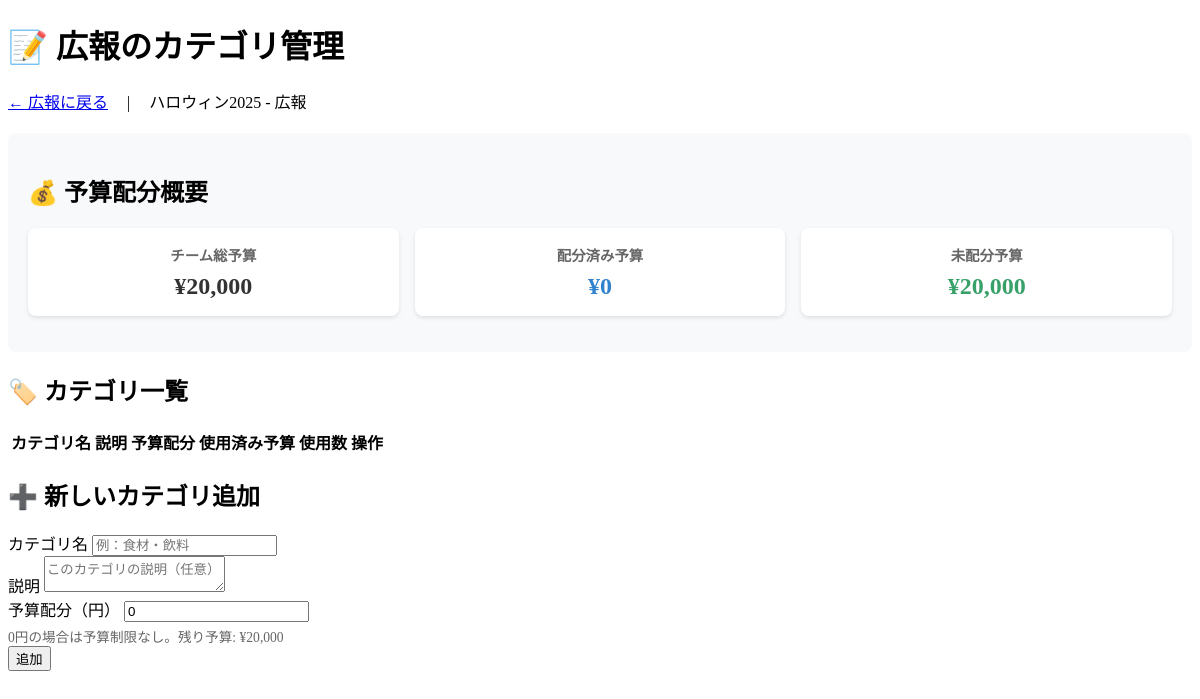
Screenshot of /purpose_categories.php?team_id=9 with the database file from the repository.
### tables this page shows
CREATE TABLE `teams` (
  `id` int NOT NULL,
  `event_id` int NOT NULL,
  `name` varchar(255) NOT NULL,
  `budget` int NOT NULL
);

CREATE TABLE `events` (
  `id` int NOT NULL,
  `name` varchar(255) NOT NULL,
  `budget` int NOT NULL,
  `slack_channel_url` varchar(255) NOT NULL
);

### purpose_categories.php (the view, shortened to what this page needs)
<?php
require_once __DIR__ . '/config/db_connect.php';
$team_id = $_GET['team_id'] ?? null;
$stmt = $pdo->prepare('SELECT t.*, e.name as event_name FROM teams t JOIN events e ON t.event_id = e.id WHERE t.id = ?');
$stmt->execute([$team_id]);
$team = $stmt->fetch();
$stmt = $pdo->prepare('SELECT COALESCE(SUM(budget_allocation), 0) as total_allocated FROM purpose_categories WHERE team_id = ? AND is_active = 1');
$stmt->execute([$team_id]);
$total_allocated = $stmt->fetchColumn();
$unallocated_budget = $team['budget'] - $total_allocated;
$edit_category = null;
?>
<!DOCTYPE html>
<html lang="ja">
<head>
    <link rel="stylesheet" href="assets/style.css">
</head>
<body>
    <div class="container">
        <div class="main-card">
            <h1 class="title">📝 <?= htmlspecialchars($team['name']) ?>のカテゴリ管理</h1>
            <div class="breadcrumb">
                <a href="team.php?team_id=<?= $team_id ?>&event_id=<?= $team['event_id'] ?>">← <?= htmlspecialchars($team['name']) ?>に戻る</a>
                <span style="margin: 0 15px;">|</span>
                <span><?= htmlspecialchars($team['event_name']) ?> - <?= htmlspecialchars($team['name']) ?></span>
            </div>
            <div class="budget-overview">
                <h2 class="subtitle">💰 予算配分概要</h2>
                <div class="budget-cards">
                    <div class="budget-card">
                        <h3>チーム総予算</h3>
                        <div class="budget-amount">¥<?= number_format($team['budget']) ?></div>
                    </div>
                    <div class="budget-card">
                        <h3>配分済み予算</h3>
                        <div class="budget-amount allocated">¥<?= number_format($total_allocated) ?></div>
                    </div>
                    <div class="budget-card">
                        <h3>未配分予算</h3>
                        <div class="budget-amount <?= $unallocated_budget < 0 ? 'over-budget' : 'available' ?>">
                            ¥<?= number_format($unallocated_budget) ?>
                        </div>
                    </div>
                </div>
            </div>
            <h2 class="subtitle">🏷️ カテゴリ一覧</h2>
            <div class="table-container">
                <table class="styled-table">
                    <thead>
                        <tr>
                            <th>カテゴリ名</th>
                            <th>説明</th>
                            <th>予算配分</th>
                            <th>使用済み予算</th>
                            <th>使用数</th>
                            <th>操作</th>
                        </tr>
                    </thead>
                </table>
            </div>
            <?php if ($edit_category): ?>
                <h2 class="subtitle">✏️ カテゴリ編集</h2>
                <form method="post" class="form">
                    <input type="hidden" name="id" value="<?= $edit_category['id'] ?>">
                    <div class="form-group">
                        <label>カテゴリ名</label>
                        <input type="text" name="name" value="<?= htmlspecialchars($edit_category['name']) ?>" required class="input">
                    </div>
                    <div class="form-group">
                        <label>説明</label>
                        <textarea name="description" class="input" rows="2"><?= htmlspecialchars($edit_category['description'] ?? '') ?></textarea>
                    </div>
                    <div class="form-group">
                        <label>予算配分（円）</label>
                        <input type="number" name="budget_allocation" value="<?= htmlspecialchars($edit_category['budget_allocation']) ?>" class="input" min="0">
                        <small class="form-help">0円の場合は予算制限なし</small>
                    </div>
                    <div class="text-right">
                        <a href="purpose_categories.php?team_id=<?= $team_id ?>" class="btn btn-outline">キャンセル</a>
                        <button type="submit" name="update_category" class="btn btn-primary">更新</button>
                    </div>
                </form>
            <?php else: ?>
                <h2 class="subtitle">➕ 新しいカテゴリ追加</h2>
                <form method="post" class="form" id="categoryForm">
                    <div class="form-group">
                        <label>カテゴリ名</label>
                        <input type="text" name="name" required class="input" placeholder="例：食材・飲料">
                    </div>
                    <div class="form-group">
                        <label>説明</label>
                        <textarea name="description" class="input" rows="2" placeholder="このカテゴリの説明（任意）"></textarea>
                    </div>
                    <div class="form-group">
                        <label>予算配分（円）</label>
                        <input type="number" name="budget_allocation" value="0" class="input" min="0">
                        <small class="form-help">0円の場合は予算制限なし。残り予算: ¥<?= number_format(max(0, $unallocated_budget)) ?></small>
                    </div>
                    <div class="text-right">
                        <button type="submit" name="add_category" class="btn btn-success" id="submitCategoryBtn">追加</button>
                    </div>
                </form>
            <?php endif; ?>
        </div>
    </div>
</body>
</html>

### purpose_categories.php (style rules this page uses)
.budget-overview { margin: 20px 0; padding: 20px; background: #f8f9fa; border-radius: 8px; }
.budget-cards { display: grid; grid-template-columns: repeat(auto-fit, minmax(200px, 1fr)); gap: 16px; margin: 16px 0; }
.budget-card { background: white; padding: 16px; border-radius: 8px; text-align: center; box-shadow: 0 2px 4px rgba(0,0,0,0.1); }
.budget-card h3 { margin: 0 0 8px 0; font-size: 0.9em; color: #666; }
.budget-amount { font-size: 1.5em; font-weight: bold; color: #333; }
.budget-amount.allocated { color: #3182ce; }
.budget-amount.available { color: #38a169; }
.form-help { display: block; margin-top: 4px; color: #666; font-size: 0.85em; }

### rows the page displays
teams: name "広報", event.name "ハロウィン2025", budget "20,000"

### other values shown
$total_allocated "0"
$unallocated_budget "20,000"
max(0, $unallocated_budget) "20,000"
